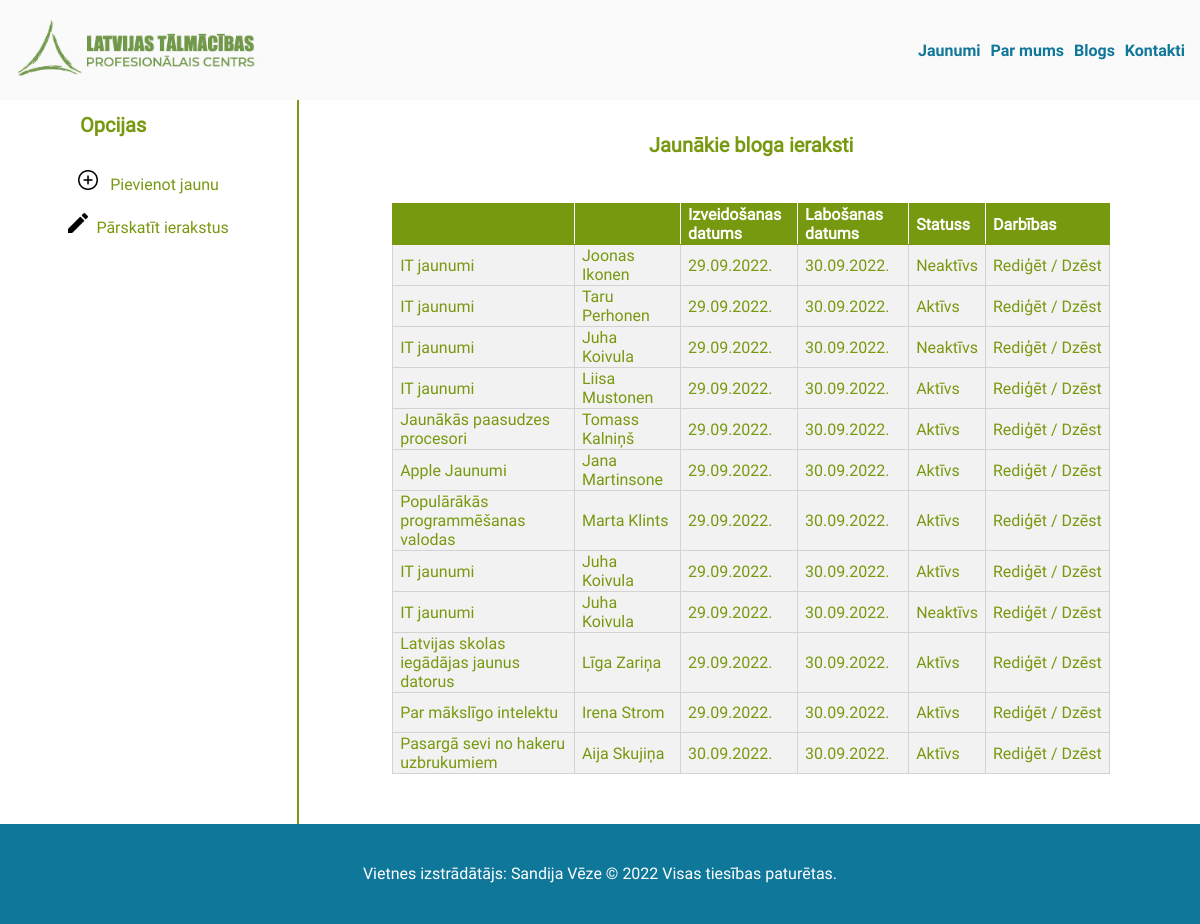
Page /blog-list.php on the committed database.
### tables this page shows
CREATE TABLE IF NOT EXISTS `ieraksti2` (
  `id` int NOT NULL AUTO_INCREMENT,
  `title` varchar(150) NOT NULL,
  `subtitle` varchar(150) NOT NULL,
  `author` varchar(200) NOT NULL,
  `content` text NOT NULL,
  `date-created` timestamp NOT NULL DEFAULT CURRENT_TIMESTAMP,
  `date-updated` timestamp NOT NULL DEFAULT CURRENT_TIMESTAMP,
  `status` enum('Aktīvs','Neaktīvs') NOT NULL,
  `public` enum('Jā','Nē') NOT NULL,
  PRIMARY KEY (`id`)
);

### blog-list.php (the view, shortened to what this page needs)
<?php
    require 'dbcon.php';
    $query="SELECT * FROM ieraksti2;";
    $result = mysqli_query($con, $query);
    $blogs=[];
    while($row=mysqli_fetch_assoc($result)){
        $row['datec']=date('d.m.Y.', strtotime($row['date-created']));
        $row['dateu']=date('d.m.Y.', strtotime($row['date-updated']));
        array_push($blogs, $row);
    }
?>
<?php
include('header.php');
?>
    <div class="blog-list">
    <h1 id="virsraksts">Jaunākie bloga ieraksti</h1>
    <?php
    include('sidebar.php');
    ?>
        <div  id="list">
            <table class="center">
                <tr>
                    <th><a href="?order=title&&sort=$sort">Virsraksts</a></th>
                    <th><a href="?order=author&&sort=$sort">Autors</a></th>
                    <th>Izveidošanas datums</th>
                    <th>Labošanas datums</th>
                    <th>Statuss</th>
                    <th class="option">Darbības</th>
                </tr>
                <?php
                    foreach($blogs as $row){
                ?>
                <tr>
                    <td><?= $row['title'] ?></td>
                    <td><?= $row['author'] ?></td>
                    <td><?= $row['datec'] ?></td>
                    <td><?= $row['dateu'] ?></td>
                    <td><?= $row['status'] ?></td>
                    <td><a href="blog-form.php?id=<?=$row['id'] ?>">Rediģēt</a>&nbsp/&nbsp<a href="?delete=<?= $row['id'] ?>">Dzēst</a></td>
                </tr>
                <?php
                }
                ?>
</table>
        </div>
    </div>
<?php
include('footer.php');
?>

### header.php (shortened to what this page needs)
<!DOCTYPE html>
<html lang="en">
<head>
    <link rel="stylesheet" href="style.css">
</head>
<body>
    <nav class="navbar">
        <a class="logolink" href="index.php"><img class="logo" src="img/logo-lat.jpg"/ alt="logo"></a>
        <a class="push link" href="">Jaunumi</a>
        <a class="link" href="">Par mums</a>
        <a id="blogs-link" class="link" href="blogs.php">Blogs</a>
        <a class="link" href="">Kontakti</a>
    </nav>

### sidebar.php
<div id="sidebar">
    <h1>Opcijas</h1><br>
    <img class="image" src="img/add.png" alt="add">&nbsp;&nbsp;&nbsp;<a href="blog-form.php">Pievienot jaunu</a><br><br>
    <img class="image" src="img/edit.png" alt="edit">&nbsp;&nbsp;<a href="blog-list.php">Pārskatīt ierakstus</a>
</div>

### footer.php
    <footer class="foo">
    Vietnes izstrādātājs: Sandija Vēze &copy; 2022 Visas tiesības paturētas.
    </footer>
</body>
</html>

### style.css (style rules this page uses)
* { box-sizing: border-box; }
body { margin: 0; }
html { font-family: "Roboto"; height: 100%; }
.navbar { background-color: #FAFAFA; height: 100px; width: 100%; position: fixed; left: 0px; top: 0px; padding:0 10px 0 10px; display: flex; flex-wrap: wrap; align-items: center; }
.logo { max-width: 250px; }
nav a.push { margin-left: auto; }
.link { margin: 10px 5px; font-family: Roboto-Bold; text-decoration: none; color: #0F7799; }
#sidebar h1 { color:#77990F; font-size: 20px; text-align: left; padding-left: 80px; }
#sidebar a { text-decoration: none; color:#77990F; }
.image { height: 20px; width: 20px; text-align: left; }
#virsraksts { color:#77990F; font-size: 20px; }
.center th { background-color: #77990F; border-right: 1px solid white; }
.center .option { border-right: 2px solid #77990F; }
#list { color:#77990F; text-align: left; }
#list a { color:#77990F; text-decoration: none; }
#list th { color: white; height: 40px; padding-left: 7px; }
.center td { border: 1px solid lightgray; background-color: rgb(243, 242, 242); height: 40px; padding-left: 7px; padding-right: 7px; }
#virsraksts { grid-area: virsraksts; padding-top: 20px; text-align: center; }
#sidebar { grid-area: sidebar; border-right: 2px solid #77990F; }
table { width: 80%; border-collapse: collapse; }
table.center { margin-left: auto; margin-right: auto; margin-bottom: 50px; }
.list #table, th, td { border: 1px solid #77990F; }
.blog-list { margin-top: 100px; display: grid; min-height: 81vh; height: auto; grid-template-columns: 1fr 3fr; grid-template-rows: 100px auto; grid-template-areas: "sidebar virsraksts" "sidebar list"; grid-gap: 0.2rem; text-align: center; }
#list { grid-area: list; }
.foo { width: 100%; height: 100px; color:#fff; text-align: center; justify-content: center; align-items: center; background: #0f7799; padding: 40px 20px; word-wrap:normal; }

### rows in the picture
ieraksti2: title "IT jaunumi", author "Joonas Ikonen", datec "29.09.2022.", dateu "30.09.2022.", status "Neaktīvs"
ieraksti2: title "IT jaunumi", author "Taru Perhonen", datec "29.09.2022.", dateu "30.09.2022.", status "Aktīvs"
ieraksti2: title "IT jaunumi", author "Juha Koivula", datec "29.09.2022.", dateu "30.09.2022.", status "Neaktīvs"
ieraksti2: title "IT jaunumi", author "Liisa Mustonen", datec "29.09.2022.", dateu "30.09.2022.", status "Aktīvs"
ieraksti2: title "Jaunākās paasudzes procesori", author "Tomass Kalniņš", datec "29.09.2022.", dateu "30.09.2022.", status "Aktīvs"
ieraksti2: title "Apple Jaunumi", author "Jana Martinsone", datec "29.09.2022.", dateu "30.09.2022.", status "Aktīvs"
ieraksti2: title "Populārākās programmēšanas valodas", author "Marta Klints", datec "29.09.2022.", dateu "30.09.2022.", status "Aktīvs"
ieraksti2: title "IT jaunumi", author "Juha Koivula", datec "29.09.2022.", dateu "30.09.2022.", status "Aktīvs"
ieraksti2: title "IT jaunumi", author "Juha Koivula", datec "29.09.2022.", dateu "30.09.2022.", status "Neaktīvs"
ieraksti2: title "Latvijas skolas iegādājas jaunus datorus", author "Līga Zariņa", datec "29.09.2022.", dateu "30.09.2022.", status "Aktīvs"
ieraksti2: title "Par mākslīgo intelektu", author "Irena Strom", datec "29.09.2022.", dateu "30.09.2022.", status "Aktīvs"
ieraksti2: title "Pasargā sevi no hakeru uzbrukumiem", author "Aija Skujiņa", datec "30.09.2022.", dateu "30.09.2022.", status "Aktīvs"
